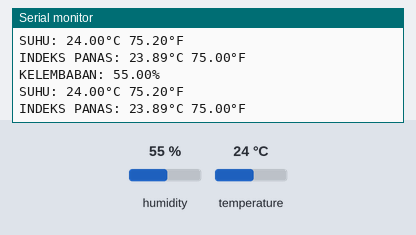
The program below on a simulated ESP32. Parts: the last lines printed to the serial monitor. The inputs (shaded band) are chosen by the test bench; at power-on: humidity 55 %, temperature 24 °C.

Above: at 4.8 s.
4.9 s: humidity set to 22 %
At 7.2 s:
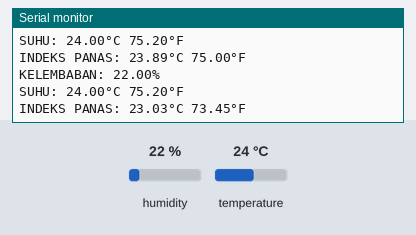
7.9 s: temperature set to 12 °C
At 9.5 s:
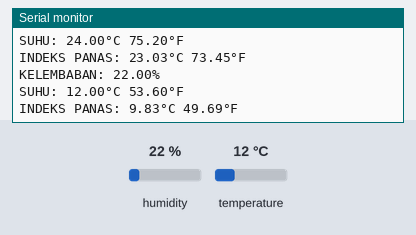
10.9 s: humidity set to 40 %
At 12.7 s:
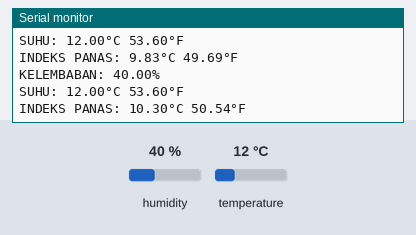
Timing chart, 0 to 14.2 s (numbered marks = the images above; inputs shaded):
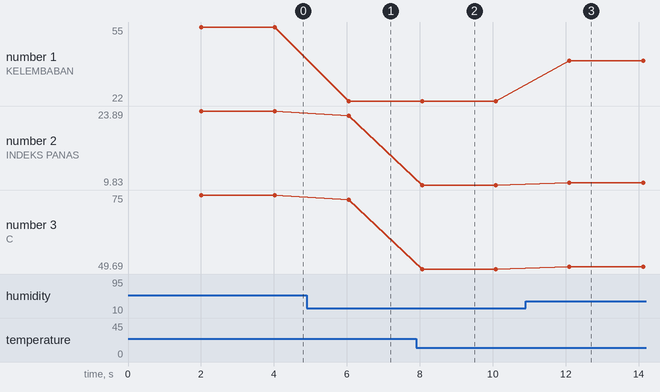

Measured:
- after the input at 4.9 s, the serial monitor: prints a new line after 1.1 s (image 1)
- after the input at 7.9 s, the serial monitor: prints a new line after 0.16 s (image 2)
- after the input at 10.9 s, the serial monitor: prints a new line after 1.2 s (image 3)
- plotted number 1: 55 → 22 after the input at 4.9 s, 22 → 40 after the input at 10.9 s
- plotted number 2: 23.89 → 23.03 after the input at 4.9 s, 23.03 → 9.83 after the input at 7.9 s, 9.83 → 10.3 after the input at 10.9 s
- plotted number 3: 75 → 73.45 after the input at 4.9 s, 73.45 → 49.69 after the input at 7.9 s, 49.69 → 50.54 after the input at 10.9 s

The program:

main.cpp
```cpp
#include <Arduino.h>
#include <Adafruit_Sensor.h>
#include <DHT.h>
#include <DHT_U.h>

#define DHTPIN 22
#define DHTTYPE    DHT22

DHT dht(DHTPIN, DHTTYPE);

void setup() {
  Serial.begin(9600);
  // Initialize device.
  dht.begin();
Serial.println(F("Rifki Hidayatullah"));
 Serial.println(F("DHT22 TES"));
}

void loop (){
  delay (2000) ;
  float h = dht.readHumidity();
  float t = dht.readTemperature();
  float f = dht.readTemperature (true);

  if (isnan(h)|| isnan(t)||isnan(f)) {

    Serial.println(F("DHT22 TIDAK TERDETEKSI !!"));
    return;
  }


  float hif = dht.computeHeatIndex(f,h);
  float hic = dht.computeHeatIndex (t,h,false);

  Serial.print(F("KELEMBABAN: "));
  Serial.print(h);
  Serial.println(F("%"));
Serial.print(F("SUHU: "));
  Serial.print (t);
  Serial.print(F("°C "));
  Serial.print(f);
  Serial.println(F("°F"));
   Serial.print(F("INDEKS PANAS: "));
  Serial.print(hic);
  Serial.print(F("°C "));
  Serial.print(hif);
  Serial.println(F("°F"));


}
  
```
